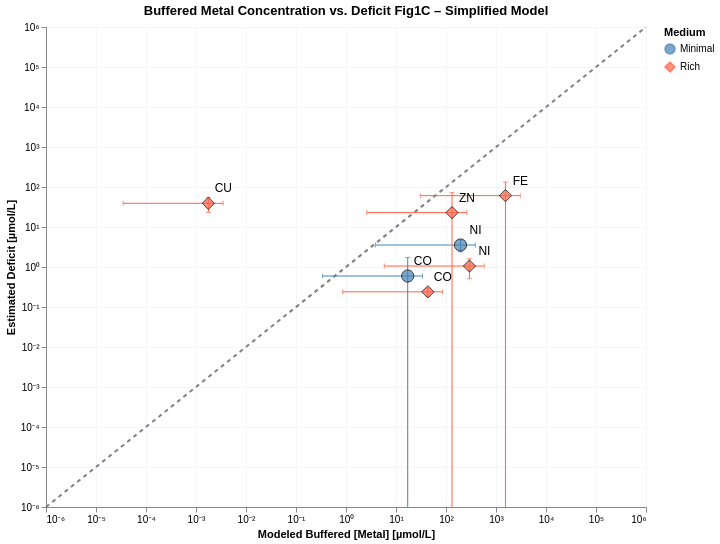

Notebook cell for this chart:
### Markdown cell above
### Plot 2 – Simplified model: estimated buffered [Metal] vs. M-M deficit

### Code cell
plot_df_simp = build_plot_df(
    est_simplified_minimal_lb, est_simplified_minimal_ub,
    est_simplified_rich_lb,    est_simplified_rich_ub,
    deficit_minimal, deficit_rich,
)

df = pl.from_pandas(plot_df_simp).with_columns([
    (pl.col("est_buf_center_M") * 1e6).alias("x_uM"),
    (pl.col("est_buf_lb_M")     * 1e6).alias("x_lb_uM"),
    (pl.col("est_buf_ub_M")     * 1e6).alias("x_ub_uM"),
    (pl.col("deficit_M")        * 1e6).alias("y_uM"),
    (pl.col("deficit_M_err")    * 1e6).alias("y_err_uM"),
])

DOMAIN_MIN = 1e-7   # just below your domain floor of 1e-6

df = df.with_columns([
    pl.max_horizontal(
        pl.col("y_uM") - pl.col("y_err_uM"),
        pl.lit(DOMAIN_MIN)
    ).alias("y_lo_uM"),
    (pl.col("y_uM") + pl.col("y_err_uM")).alias("y_hi_uM"),
])

base = alt.Chart(df).encode(
)
x_scale = alt.Scale(type="log", domain=[1e-6, 1e6])
y_scale = alt.Scale(type="log", domain=[1e-6, 1e6])

_ax_x = alt.Axis(labelExpr=_log_label_unicode, title="Modeled Buffered [Metal] [µmol/L]")
_ax_y = alt.Axis(labelExpr=_log_label_unicode, title="Estimated Deficit [µmol/L]")

ref_line = alt.Chart(ref_df).mark_line(strokeDash=[4,4], color="gray").encode(
    x=alt.X("v:Q", scale=x_scale, axis=_ax_x),
    y=alt.Y("v:Q", scale=y_scale, axis=_ax_y),
)
x_bars = base.mark_errorbar(ticks=True).encode(
    x=alt.X("x_lb_uM:Q", scale=x_scale, title=""),
    x2="x_ub_uM:Q",
    y=alt.Y("y_uM:Q", scale=y_scale),
    color="Medium:N",
)
y_bars = base.mark_errorbar(ticks=True, clip=True).encode(
    x=alt.X("x_uM:Q"),
    y=alt.Y("y_lo_uM:Q",  scale=y_scale, title=""),   # explicit log scale + clamped lower
    y2=alt.Y2("y_hi_uM:Q"),
    color="Medium:N",
)
points = base.mark_point(filled=True, size=150, stroke='black', strokeWidth=1).encode(
    x=alt.X("x_uM:Q", scale=x_scale, axis=_ax_x),
    y=alt.Y("y_uM:Q", scale=y_scale, axis=_ax_y),
    color=alt.Color("Medium:N",
        scale=alt.Scale(domain=["Minimal","Rich"], range=["steelblue","tomato"])),
    shape=alt.Shape("Medium:N",
        scale=alt.Scale(domain=["Minimal","Rich"], range=["circle","diamond"])),
)
# 5. Text labels
labels = base.mark_text(dx=15, dy=-15, fontSize=12).encode(
    x=alt.X("x_uM:Q", scale=alt.Scale(type="log")),
    y=alt.Y("y_uM:Q", scale=alt.Scale(type="log")),
    text="Element:N",
)
chart = (ref_line + x_bars + y_bars + points + labels).properties(
    width=600, height=480,
    title="Buffered Metal Concentration vs. Deficit Fig1C – Simplified Model"
).configure_axis(gridColor='#f3f6fa')
# chart.save('notebooks/cofactors/buffer_figures/buffered_metal_vs_deficit_simplified.svg')
chart

### Figure 1 — Vega-Lite specification as saved in the notebook (floating-point values rounded to 4 significant figures)
{"config": {"view": {"continuousWidth": 300, "continuousHeight": 300}, "axis": {"gridColor": "#f3f6fa"}}, "layer": [{"data": {"name": "data-1c3ca3cce69c13645fce19fabe446275"}, "mark": {"type": "line", "color": "gray", "strokeDash": [4, 4]}, "encoding": {"x": {"axis": {"labelExpr": "datum.value > 0 ? '10' + replace(replace(replace(replace(replace(replace(replace(replace(replace(replace(replace('' + round(log(datum.value)/LN10), '-','⁻'),'0','⁰'),'1','¹'),'2','²'),'3','³'),'4','⁴'),'5','⁵'),'6','⁶'),'7','⁷'),'8','⁸'),'9','⁹') : '0'", "title": "Modeled Buffered [Metal] [µmol/L]"}, "field": "v", "scale": {"domain": [1e-06, 1000000.0], "type": "log"}, "type": "quantitative"}, "y": {"axis": {"labelExpr": "datum.value > 0 ? '10' + replace(replace(replace(replace(replace(replace(replace(replace(replace(replace(replace('' + round(log(datum.value)/LN10), '-','⁻'),'0','⁰'),'1','¹'),'2','²'),'3','³'),'4','⁴'),'5','⁵'),'6','⁶'),'7','⁷'),'8','⁸'),'9','⁹') : '0'", "title": "Estimated Deficit [µmol/L]"}, "field": "v", "scale": {"domain": [1e-06, 1000000.0], "type": "log"}, "type": "quantitative"}}}, {"data": {"name": "data-628860f54a2aaa6502d2f2a1dba1f246"}, "mark": {"type": "errorbar", "ticks": true}, "encoding": {"color": {"field": "Medium", "type": "nominal"}, "x": {"field": "x_lb_uM", "scale": {"domain": [1e-06, 1000000.0], "type": "log"}, "title": "", "type": "quantitative"}, "x2": {"field": "x_ub_uM"}, "y": {"field": "y_uM", "scale": {"domain": [1e-06, 1000000.0], "type": "log"}, "type": "quantitative"}}}, {"data": {"name": "data-628860f54a2aaa6502d2f2a1dba1f246"}, "mark": {"type": "errorbar", "clip": true, "ticks": true}, "encoding": {"color": {"field": "Medium", "type": "nominal"}, "x": {"field": "x_uM", "type": "quantitative"}, "y": {"field": "y_lo_uM", "scale": {"domain": [1e-06, 1000000.0], "type": "log"}, "title": "", "type": "quantitative"}, "y2": {"field": "y_hi_uM"}}}, {"data": {"name": "data-628860f54a2aaa6502d2f2a1dba1f246"}, "mark": {"type": "point", "filled": true, "size": 150, "stroke": "black", "strokeWidth": 1}, "encoding": {"color": {"field": "Medium", "scale": {"domain": ["Minimal", "Rich"], "range": ["steelblue", "tomato"]}, "type": "nominal"}, "shape": {"field": "Medium", "scale": {"domain": ["Minimal", "Rich"], "range": ["circle", "diamond"]}, "type": "nominal"}, "x": {"axis": {"labelExpr": "datum.value > 0 ? '10' + replace(replace(replace(replace(replace(replace(replace(replace(replace(replace(replace('' + round(log(datum.value)/LN10), '-','⁻'),'0','⁰'),'1','¹'),'2','²'),'3','³'),'4','⁴'),'5','⁵'),'6','⁶'),'7','⁷'),'8','⁸'),'9','⁹') : '0'", "title": "Modeled Buffered [Metal] [µmol/L]"}, "field": "x_uM", "scale": {"domain": [1e-06, 1000000.0], "type": "log"}, "type": "quantitative"}, "y": {"axis": {"labelExpr": "datum.value > 0 ? '10' + replace(replace(replace(replace(replace(replace(replace(replace(replace(replace(replace('' + round(log(datum.value)/LN10), '-','⁻'),'0','⁰'),'1','¹'),'2','²'),'3','³'),'4','⁴'),'5','⁵'),'6','⁶'),'7','⁷'),'8','⁸'),'9','⁹') : '0'", "title": "Estimated Deficit [µmol/L]"}, "field": "y_uM", "scale": {"domain": [1e-06, 1000000.0], "type": "log"}, "type": "quantitative"}}}, {"data": {"name": "data-628860f54a2aaa6502d2f2a1dba1f246"}, "mark": {"type": "text", "dx": 15, "dy": -15, "fontSize": 12}, "encoding": {"text": {"field": "Element", "type": "nominal"}, "x": {"field": "x_uM", "scale": {"type": "log"}, "type": "quantitative"}, "y": {"field": "y_uM", "scale": {"type": "log"}, "type": "quantitative"}}}], "height": 480, "title": "Buffered Metal Concentration vs. Deficit Fig1C – Simplified Model", "width": 600, "$schema": "https://vega.github.io/schema/vega-lite/v6.1.0.json", "datasets": {"data-1c3ca3cce69c13645fce19fabe446275": [{"v": 1e-06}, {"v": 1000000.0}], "data-628860f54a2aaa6502d2f2a1dba1f246": [{"Medium": "Minimal", "Element": "CO", "est_buf_lb_M": 3.398e-07, "est_buf_ub_M": 3.396e-05, "est_buf_center_M": 1.715e-05, "deficit_M": 5.957e-07, "deficit_M_err": 1.145e-06, "x_uM": 17.15, "x_lb_uM": 0.3398, "x_ub_uM": 33.96, "y_uM": 0.5957, "y_err_uM": 1.145, "y_lo_uM": 1e-07, "y_hi_uM": 1.741}, {"Medium": "Minimal", "Element": "NI", "est_buf_lb_M": 3.862e-06, "est_buf_ub_M": 0.0003862, "est_buf_center_M": 0.000195, "deficit_M": 3.546e-06, "deficit_M_err": 1.154e-06, "x_uM": 195.0, "x_lb_uM": 3.862, "x_ub_uM": 386.2, "y_uM": 3.546, "y_err_uM": 1.154, "y_lo_uM": 2.392, "y_hi_uM": 4.7}, {"Medium": "Rich", "Element": "FE", "est_buf_lb_M": 3.064e-05, "est_buf_ub_M": 0.003058, "est_buf_center_M": 0.001544, "deficit_M": 6.076e-05, "deficit_M_err": 7.159e-05, "x_uM": 1544.0, "x_lb_uM": 30.64, "x_ub_uM": 3058.0, "y_uM": 60.76, "y_err_uM": 71.59, "y_lo_uM": 1e-07, "y_hi_uM": 132.4}, {"Medium": "Rich", "Element": "CO", "est_buf_lb_M": 8.582e-07, "est_buf_ub_M": 8.58e-05, "est_buf_center_M": 4.333e-05, "deficit_M": 2.397e-07, "deficit_M_err": 5.403e-08, "x_uM": 43.33, "x_lb_uM": 0.8582, "x_ub_uM": 85.8, "y_uM": 0.2397, "y_err_uM": 0.05403, "y_lo_uM": 0.1856, "y_hi_uM": 0.2937}, {"Medium": "Rich", "Element": "NI", "est_buf_lb_M": 5.828e-06, "est_buf_ub_M": 0.0005828, "est_buf_center_M": 0.0002943, "deficit_M": 1.057e-06, "deficit_M_err": 5.487e-07, "x_uM": 294.3, "x_lb_uM": 5.828, "x_ub_uM": 582.8, "y_uM": 1.057, "y_err_uM": 0.5487, "y_lo_uM": 0.5079, "y_hi_uM": 1.605}, {"Medium": "Rich", "Element": "CU", "est_buf_lb_M": 3.495e-11, "est_buf_ub_M": 3.495e-09, "est_buf_center_M": 1.765e-09, "deficit_M": 3.91e-05, "deficit_M_err": 1.588e-05, "x_uM": 0.001765, "x_lb_uM": 3.495e-05, "x_ub_uM": 0.003495, "y_uM": 39.1, "y_err_uM": 15.88, "y_lo_uM": 23.22, "y_hi_uM": 54.98}, {"Medium": "Rich", "Element": "ZN", "est_buf_lb_M": 2.611e-06, "est_buf_ub_M": 0.0002611, "est_buf_center_M": 0.0001318, "deficit_M": 2.29e-05, "deficit_M_err": 4.917e-05, "x_uM": 131.8, "x_lb_uM": 2.611, "x_ub_uM": 261.1, "y_uM": 22.9, "y_err_uM": 49.17, "y_lo_uM": 1e-07, "y_hi_uM": 72.08}]}}
